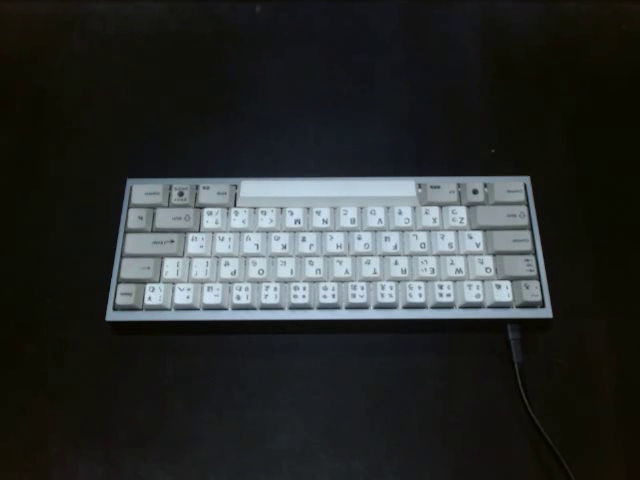
#> input picture application/algorithms/images/medium-04-10.png, 640 x 480 px
$ python integration.py
#> lines starting #> are read from the running program, lines starting #| are printed output that depends on the picture; after the words box and inside, x2 and y2 are one past the last pixel; in counts of white or black regions, pixels touching at a corner belong together
### application/algorithms/keyboard_detection.py
from cv2 import cv2 as cv
import numpy as np

from copy import deepcopy

from keyboard_map import keyDict
from common import (
    findContours,
    approximateLargestContour,
    sortContourPoints,
    scaleContours,
    DEBUG_displayContours,
    DEBUG,
)


# [16 lines left out: function getKeyboardImage, not called in this run]


def getEdgeFrame(frame: np.ndarray) -> np.ndarray:
    grayscaleFrame = cv.cvtColor(frame, cv.COLOR_BGR2GRAY)

    if DEBUG:
        cv.imshow("debug", grayscaleFrame)
        cv.waitKey(0)

    # Denoise while maintaining edges
    bilateralFilteredFrame = cv.bilateralFilter(grayscaleFrame, 11, 17, 17)

    if DEBUG:
        cv.imshow("debug", bilateralFilteredFrame)
        cv.waitKey(0)

    # Perform Sobel Filtering
    sobelX = cv.Sobel(
        src=bilateralFilteredFrame,
        ddepth=cv.CV_64F,
        dx=1,
        dy=0,
        ksize=3,
        borderType=cv.BORDER_DEFAULT,
    )

    sobelY = cv.Sobel(
        src=bilateralFilteredFrame,
        ddepth=cv.CV_64F,
        dx=0,
        dy=1,
        ksize=3,
        borderType=cv.BORDER_DEFAULT,
    )

    absSobelX = cv.convertScaleAbs(sobelX)
    absSobelY = cv.convertScaleAbs(sobelY)

    finalSobel = cv.addWeighted(absSobelX, 0.5, absSobelY, 0.5, 0)

    if DEBUG:
        cv.imshow("debug", finalSobel)
        cv.waitKey(0)

    # Use Otsu's Threshold to get better defined edges while not using arbitrary
    # values
    _, threshedFrame = cv.threshold(
        finalSobel, 0, 255, cv.THRESH_BINARY + cv.THRESH_OTSU
    )

    if DEBUG:
        cv.imshow("debug", threshedFrame)
        cv.waitKey(0)

    return threshedFrame


def transformImageMap(contour: np.ndarray, imageShape: tuple) -> np.ndarray:
    imageMap = cv.imread("images/image-map.png")
    height, width, _ = imageMap.shape

    if DEBUG:
        cv.imshow("debug", imageMap)
        cv.waitKey(0)

    # Points are ordered to transform the image map to the position each edge
    # should be in
    initialPoints = np.array(
        [[width, height], [0, height], [0, 0], [width, 0]], np.float32
    )

    # Reshape to be the same as initial points
    contourPoints = np.reshape(contour, (4, 2))

    if len(contourPoints) != 4:
        raise Exception(
            "keyboard_detection: contour points does not match expected amount"
        )

    # Sort contour points to be clockwise, as the initial points expect the
    # contour points to be clockwise. If not, the mapping would fail.
    contourPoints = np.float32(sortContourPoints(contourPoints))

    transform = cv.getPerspectiveTransform(initialPoints, contourPoints)

    shapeHeight, shapeWidth, _ = imageShape

    modifiedImageMap = cv.warpPerspective(
        imageMap, transform, (shapeWidth, shapeHeight)
    )

    if DEBUG:
        cv.imshow("debug", modifiedImageMap)
        cv.waitKey(0)

    return modifiedImageMap


def getImageMap(image: np.ndarray) -> np.ndarray:
    if DEBUG:
        cv.namedWindow("debug")

    edgeFrame = getEdgeFrame(image)
    contours = findContours(edgeFrame)
    largestContour = approximateLargestContour(contours)

    DEBUG_displayContours(edgeFrame, largestContour)

    imageMap = transformImageMap(largestContour, image.shape)

    if DEBUG:
        cv.destroyAllWindows()

    return imageMap


def filterVirtualMap(virtualMap: np.ndarray, key: list[int]) -> np.ndarray:
    # Flip key, as they are stored in RGB, but the image is in BGR
    key = [key[-1], key[1], key[0]]

    filteredVirtualMap = deepcopy(virtualMap)

    # Create mask where all other colors are blacked out .all is used here as
    # np.where(virtualMap != key, ...) will consider other pixel values where
    # only 1 channel is the same. i.e. pixel [100, 0, 0] will not be blacked out
    # if the key is [100, 243, 0] as the blue channel of the pixel matches the
    # key
    mask = np.invert((filteredVirtualMap == key).all(axis=2))

    filteredVirtualMap[mask] = [0, 0, 0]

    # virtualMap = np.where(virtualMap != key, [0, 0, 0], virtualMap).astype(np.uint8)

    if DEBUG:
        cv.imshow("debug", filteredVirtualMap)

        cv.waitKey(0)

    return filteredVirtualMap


def getKeyContourPoints(virtualMap: np.ndarray, key: list[int]) -> np.ndarray:
    filteredMap = filterVirtualMap(virtualMap, key)

    if DEBUG:
        cv.imshow("debug", filteredMap)

        cv.waitKey(0)

    grayMap = cv.cvtColor(filteredMap, cv.COLOR_BGR2GRAY)

    contours = findContours(grayMap)

    largestContour = approximateLargestContour(contours)

    DEBUG_displayContours(grayMap, np.reshape(largestContour, (4, 1, 2)))

    largestContour = np.reshape(largestContour, (4, 2))
    sortedContour = sortContourPoints(largestContour)
    scaledContour = scaleContours(sortedContour)

    DEBUG_displayContours(grayMap, np.reshape(scaledContour, (4, 1, 2)))

    return scaledContour


def getAllContourPoints(virtualMap: np.ndarray) -> dict[str, np.ndarray]:
    return {
        key: getKeyContourPoints(virtualMap, color) for key, color in keyDict.items()
    }


def getContourPointsFromImage(keyboardImage: np.ndarray) -> dict[str, np.ndarray]:
    virtualMap = getImageMap(keyboardImage)

    if virtualMap is None:
        raise Exception("Virtual map cannot be obtained")

    return getAllContourPoints(virtualMap)


# [3 lines that do not run on import are left out]

### application/algorithms/common.py
#!/usr/bin/env python3
import numpy as np
from cv2 import cv2 as cv


DEBUG = True


def findContours(frame: np.ndarray) -> tuple[np.ndarray]:
    contours, _ = cv.findContours(frame, cv.RETR_EXTERNAL, cv.CHAIN_APPROX_SIMPLE)

    if DEBUG:
        contourFrame = cv.cvtColor(frame, cv.COLOR_GRAY2BGR)
        cv.drawContours(contourFrame, contours, -1, (0, 255, 0), 2)
        cv.imshow("debug", contourFrame)
        cv.waitKey(0)

    return contours


def approximateLargestContour(contours: tuple[np.ndarray]) -> np.ndarray:
    # Sort contours by area
    largestContour = sorted(contours, key=cv.contourArea, reverse=True)[0]

    # Use Douglas-Peucker algorithm to approximate a shape
    # Set accuracy using the epsilon. 1% accuracy as the simplest shape, a
    # rectangle, is expected
    epsilon = 0.01 * cv.arcLength(largestContour, True)
    approximation = cv.approxPolyDP(largestContour, epsilon, True)

    return approximation


def sortContourPoints(contour: np.ndarray) -> np.ndarray:
    # Sort by x axis
    indices = contour[:, 0].argsort()
    contour = contour[indices]

    # Get the two left points and sort by y axis
    left = contour[:2]
    leftIndices = left[:, 1].argsort()
    left = left[leftIndices]

    # Get the two right points and sort by y axis
    right = contour[2:]
    rightIndices = right[:, 1].argsort()
    right = right[rightIndices]

    # arrange clockwise
    return np.array([left[0], right[0], right[1], left[1]])


def scaleContours(contours: np.ndarray) -> np.ndarray:
    scaleFactor = 7

    upperLeft = [contours[0][0] - scaleFactor, contours[0][1] - scaleFactor]
    upperRight = [contours[1][0] + scaleFactor, contours[1][1] - scaleFactor]
    lowerRight = [contours[2][0] + scaleFactor, contours[2][1] + scaleFactor]
    lowerLeft = [contours[3][0] - scaleFactor, contours[3][1] + scaleFactor]

    return np.array([upperLeft, upperRight, lowerRight, lowerLeft])


# [25 lines of commented-out code are left out]


def DEBUG_displayContours(frame: np.ndarray, contour: np.ndarray):
    if DEBUG:
        contourFrame = cv.cvtColor(frame, cv.COLOR_GRAY2BGR)
        cv.drawContours(contourFrame, [contour], 0, (0, 255, 0), 1)
        for point in contour:
            contourFrame = cv.circle(
                contourFrame,
                point[0],
                radius=4,
                color=(0, 0, 255),
                thickness=cv.FILLED,
            )
        cv.imshow("debug", contourFrame)
        cv.imwrite("./key-contour.png", contourFrame)
        cv.waitKey(0)


def convertResultToStr(result: tuple[str, str]) -> str:
    return result[0] + "_" + result[1].split("_")[0]

### application/algorithms/integration.py
#!/usr/bin/env python3

from cv2 import cv2 as cv
import numpy as np

# import time

from common import DEBUG, DEBUG_displayContours

from keyboard_detection import getContourPointsFromImage
from finger_detection import classifyPressedFinger


def main(keyboardImage: np.ndarray, handImage: np.ndarray):

    # start = time.time()
    if DEBUG:
        cv.namedWindow("debug")

    # Step 1
    allContourPoints = getContourPointsFromImage(keyboardImage)

    contourPoints = allContourPoints["LeftShift"]

    # elapsed = time.time() - start

    # Step 2
    if DEBUG:
        cv.imshow("debug", handImage)
        cv.waitKey(0)

    result = classifyPressedFinger(handImage, contourPoints)

    if result is not None:
        print(result)

    # [6 lines of commented-out code are left out]

    if DEBUG:
        print(result)
        cv.destroyAllWindows()

    return result


if __name__ == "__main__":
    keyboardImage = cv.imread("images/medium-04-10.png")
#> keyboardImage is the input picture: shape (480, 640, 3); mean B, G, R 46.2, 46.8, 43.7
    handImage = cv.imread("images/medium-04-437.png")
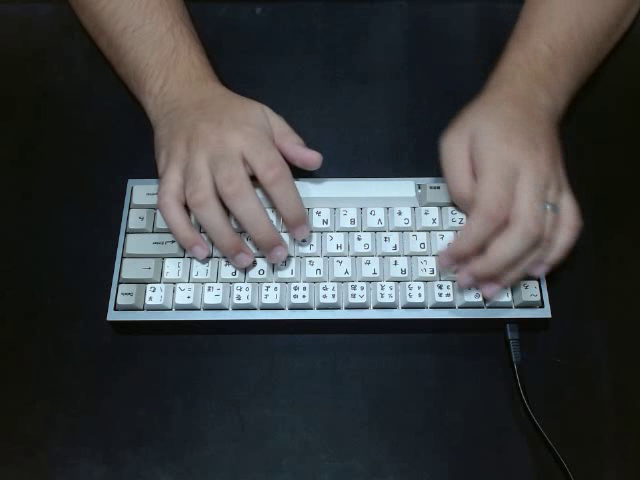
#> input picture application/algorithms/images/medium-04-437.png, 640 x 480 px
#> handImage is the input picture: shape (480, 640, 3); mean B, G, R 63, 61.8, 59.2
    main(keyboardImage, handImage)
#> in getEdgeFrame, `_, threshedFrame = cv.threshold( finalSobel, 0, 255, cv.THRESH_BINARY ..`:
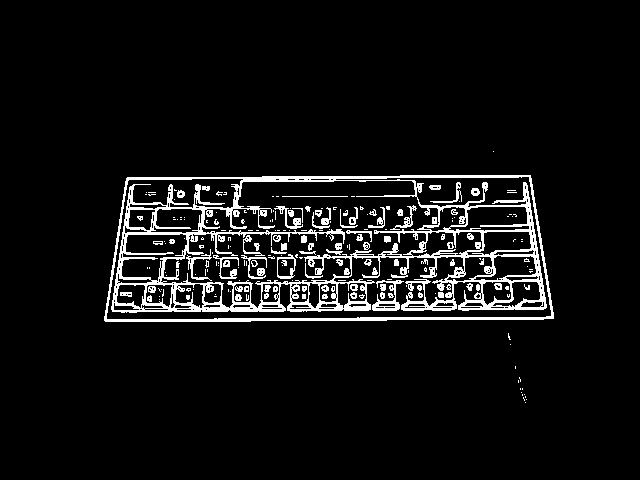
#> threshedFrame: shape (480, 640); 6.7% white; 223 white regions (139 under 20 px)
#> in findContours, `contours, _ = cv.findContours(frame, cv.RETR_EXTERNAL, cv.CHAIN_APPROX..`: contours = 16 contours, 15 with area under 20; largest, box (x1, y1, x2, y2) and area: (104, 175, 554, 322) 61464
#> in findContours, `contourFrame = cv.cvtColor(frame, cv.COLOR_GRAY2BGR)`: contourFrame: shape (480, 640, 3); 6.7% white; 223 white regions (139 under 20 px)
#> in approximateLargestContour, `largestContour = sorted(contours, key=cv.contourArea, reverse=True)[0]`: largestContour = contour of 106 points, box (x1, y1, x2, y2) (104, 175, 554, 322), area 61464
#> in approximateLargestContour, `epsilon = 0.01 * cv.arcLength(largestContour, True)`: epsilon = 11.6
#> in approximateLargestContour, `approximation = cv.approxPolyDP(largestContour, epsilon, True)`: approximation = [[530, 175], [127, 177], [104, 320], [553, 318]]
#> the loop in DEBUG_displayContours, `for point in contour:` made 4 passes
#> after the loop in DEBUG_displayContours, `for point in contour:`: contourFrame: shape (480, 640, 3); mean B, G, R 16.1, 17.1, 16.3
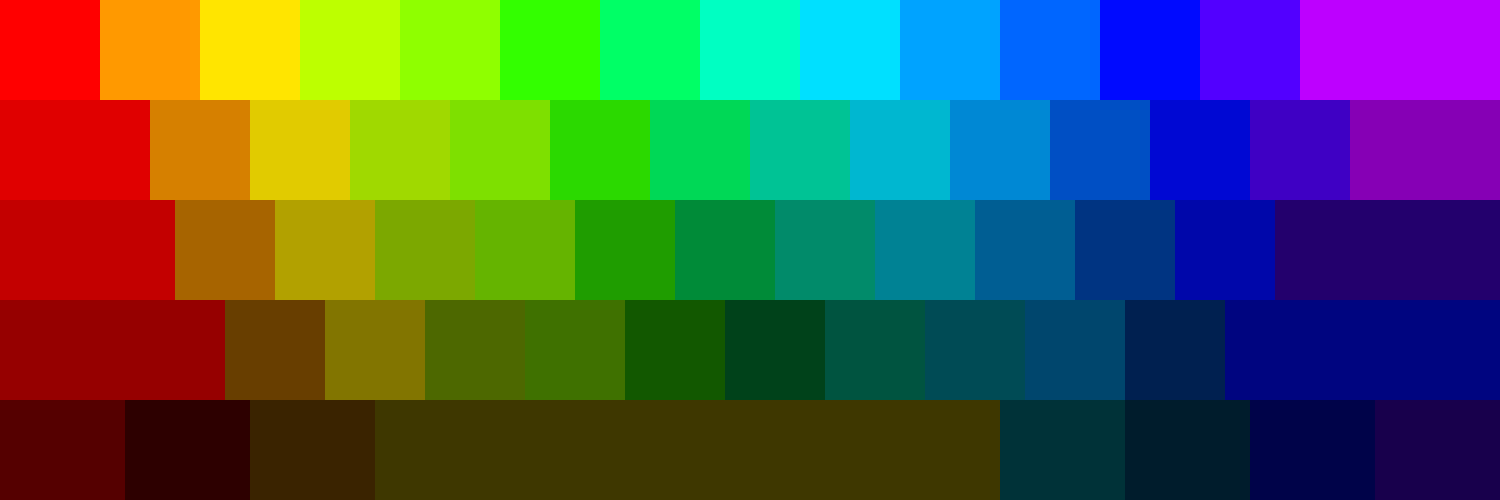
#> input picture application/algorithms/images/image-map.png, 1500 x 500 px
#> in transformImageMap, imageMap is the input picture: shape (500, 1500, 3); mean B, G, R 75.2, 88, 71.7
#> in sortContourPoints, `indices = contour[:, 0].argsort()`: indices = [2, 1, 0, 3]
#> in sortContourPoints, `contour = contour[indices]`: contour = [[104, 320], [127, 177], [530, 175], [553, 318]]
#> in sortContourPoints, `left = contour[:2]`: left = [[104, 320], [127, 177]]
#> in sortContourPoints, `leftIndices = left[:, 1].argsort()`: leftIndices = [1, 0]
#> in sortContourPoints, `left = left[leftIndices]`: left = [[127, 177], [104, 320]]
#> in sortContourPoints, `right = contour[2:]`: right = [[530, 175], [553, 318]]
#> in sortContourPoints, `rightIndices = right[:, 1].argsort()`: rightIndices = [0, 1]
#> in transformImageMap, `contourPoints = np.float32(sortContourPoints(contourPoints))`: contourPoints = [[127, 177], [530, 175], [553, 318], [104, 320]]
#> in transformImageMap, `transform = cv.getPerspectiveTransform(initialPoints, contourPoints)`: transform = [[-0.299, 0.0751, 553], [0.00167, -0.246, 318], [1.07e-06, 0.000228, 1]]
#> in filterVirtualMap, `mask = np.invert((filteredVirtualMap == key).all(axis=2))`: mask: shape (480, 640) bool; 99.7% white; 2 black regions (1 under 20 px), largest, box (x1, y1, x2, y2) and area: (497, 176, 535, 202) 878
#> in filterVirtualMap, `filteredVirtualMap[mask] = [0, 0, 0]`:
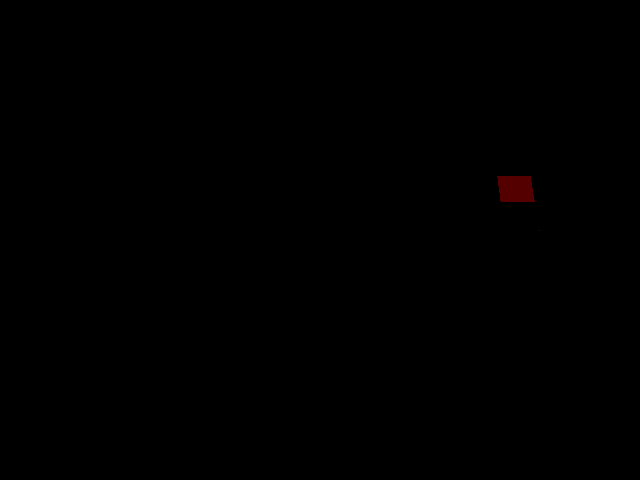
#> filteredVirtualMap: shape (480, 640, 3); mean B, G, R 0, 0, 0.2
#> in getKeyContourPoints, `grayMap = cv.cvtColor(filteredMap, cv.COLOR_BGR2GRAY)`: grayMap: shape (480, 640); values 0 (black) and 25 (white), 0.29% white; 2 white regions (1 under 20 px)
#> in findContours (call 2), `contours, _ = cv.findContours(frame, cv.RETR_EXTERNAL, cv.CHAIN_APPROX..`: contours = 2 contours, 1 with area under 20; largest, box (x1, y1, x2, y2) and area: (497, 176, 535, 202) 819
#> in findContours (call 2), `cv.drawContours(contourFrame, contours, -1, (0, 255, 0), 2)`: contourFrame: shape (480, 640, 3); mean B, G, R 0.1, 0.4, 0.1
#> in getKeyContourPoints, `largestContour = approximateLargestContour(contours)`: largestContour = [[497, 176], [501, 201], [534, 201], [530, 176]]
#> the loop in DEBUG_displayContours (call 2), `for point in contour:` made 4 passes
#> after the loop in DEBUG_displayContours (call 2), `for point in contour:`: contourFrame: shape (480, 640, 3); mean B, G, R 0.1, 0.1, 0.2
#> in getKeyContourPoints, `sortedContour = sortContourPoints(largestContour)`: sortedContour = [[497, 176], [530, 176], [534, 201], [501, 201]]
#> in scaleContours, `upperLeft = [contours[0][0] - scaleFactor, contours[0][1] - scaleFactor]`: upperLeft = [490, 169]
#> in scaleContours, `upperRight = [contours[1][0] + scaleFactor, contours[1][1] - scaleFact..`: upperRight = [537, 169]
#> in scaleContours, `lowerRight = [contours[2][0] + scaleFactor, contours[2][1] + scaleFact..`: lowerRight = [541, 208]
#> in scaleContours, `lowerLeft = [contours[3][0] - scaleFactor, contours[3][1] + scaleFactor]`: lowerLeft = [494, 208]
#> in getKeyContourPoints, `scaledContour = scaleContours(sortedContour)`: scaledContour = [[490, 169], [537, 169], [541, 208], [494, 208]]
#> after the loop in DEBUG_displayContours (call 3), `for point in contour:`: contourFrame: shape (480, 640, 3); mean B, G, R 0.1, 0.2, 0.2
#> in filterVirtualMap (call 2), `key = [key[-1], key[1], key[0]]`: key = [0, 0, 45]
#> in filterVirtualMap (call 2), `mask = np.invert((filteredVirtualMap == key).all(axis=2))`:
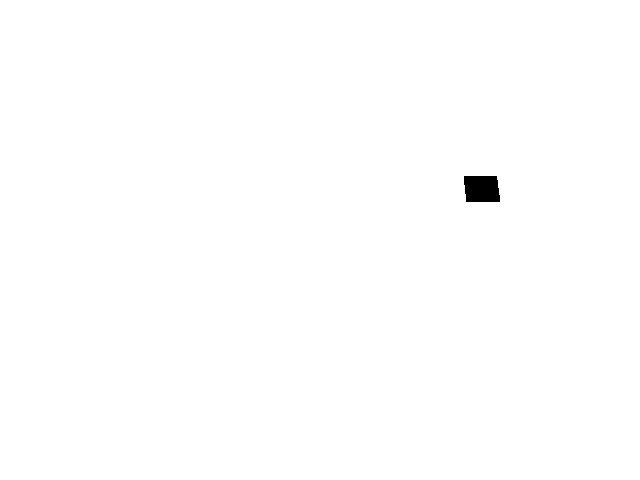
#> mask: shape (480, 640) bool; 99.7% white; 1 black region, box (x1, y1, x2, y2) and area: (464, 176, 500, 202) 876
#> in filterVirtualMap (call 2), `filteredVirtualMap[mask] = [0, 0, 0]`: filteredVirtualMap: shape (480, 640, 3); mean B, G, R 0, 0, 0.1
#> in getKeyContourPoints (call 2), `grayMap = cv.cvtColor(filteredMap, cv.COLOR_BGR2GRAY)`: grayMap: shape (480, 640); values 0 (black) and 13 (white), 0.29% white; 1 white region
#> in findContours (call 3), `contours, _ = cv.findContours(frame, cv.RETR_EXTERNAL, cv.CHAIN_APPROX..`: contours = 1 contour; box (x1, y1, x2, y2) and area: (464, 176, 500, 202) 818
#> in findContours (call 3), `contourFrame = cv.cvtColor(frame, cv.COLOR_GRAY2BGR)`: contourFrame: shape (480, 640, 3); values 0 (black) and 13 (white), 0.29% white; 1 white region
#> in findContours (call 3), `cv.drawContours(contourFrame, contours, -1, (0, 255, 0), 2)`:
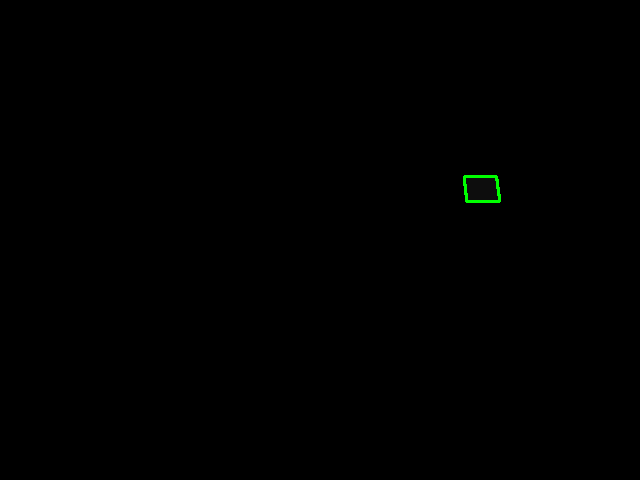
#> contourFrame: shape (480, 640, 3); mean B, G, R 0, 0.3, 0
#> after the loop in DEBUG_displayContours (call 4), `for point in contour:`: contourFrame: shape (480, 640, 3); mean B, G, R 0, 0.1, 0.2
#> in DEBUG_displayContours (call 5), `cv.drawContours(contourFrame, [contour], 0, (0, 255, 0), 1)`:
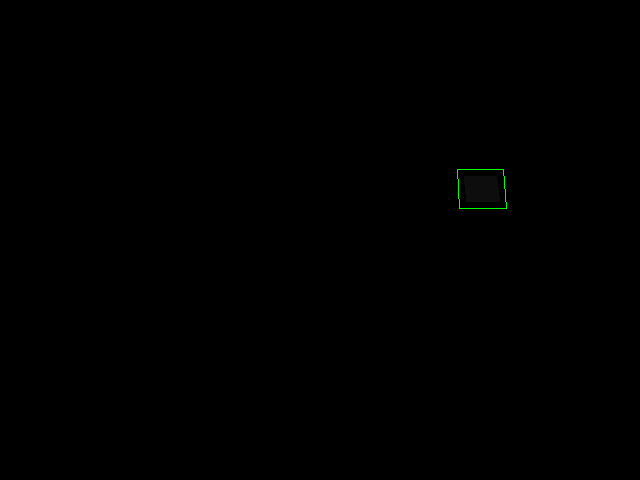
#> contourFrame: shape (480, 640, 3); mean B, G, R 0, 0.2, 0
#> the loop in DEBUG_displayContours (call 5), `for point in contour:` made 4 passes
#> point on passes 1 to 4: [[457, 169]], [[503, 169]], [[506, 208]], [[459, 208]]
#> in findContours (call 4), `contours, _ = cv.findContours(frame, cv.RETR_EXTERNAL, cv.CHAIN_APPROX..`: contours = 1 contour; box (x1, y1, x2, y2) and area: (430, 176, 466, 202) 818
